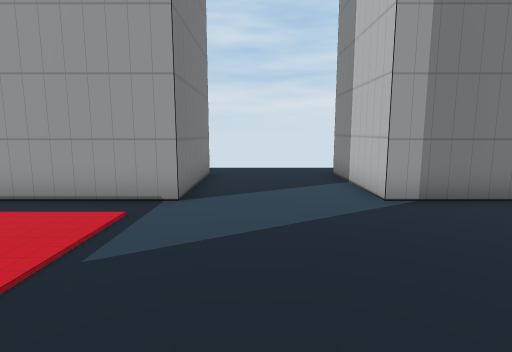
View 1 (above)

23 first-person views from a walk through a scene from a Unity 3-D project. The camera is 1.3 m above the floor, tilts 8° down and sees 80° across. Doors are open. The floor is counted in squares, 1 m on a side. Each view is taken from the middle of a square. On the plan, view 1 faces up. The plan holds only what a view shows up to about 14 squares ahead; the rest is blank. The place goes on beyond the plan. The player character is not drawn. Some animated figures are not drawn. Some surface patterns are stand-ins.

View 2
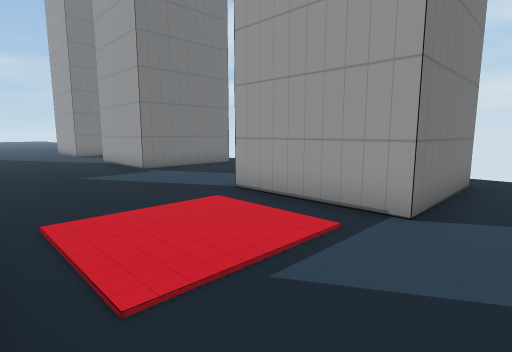

View 3
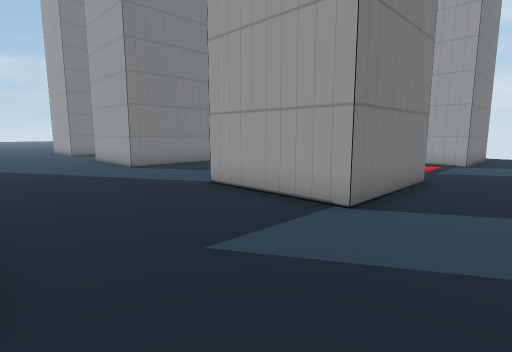

View 4
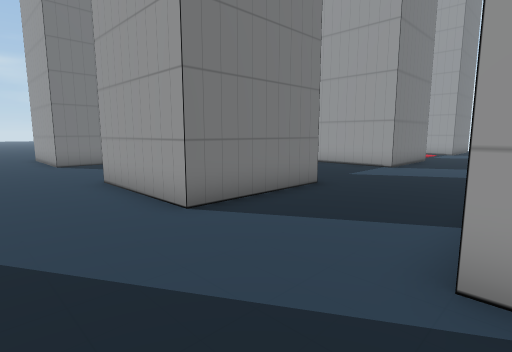

View 5
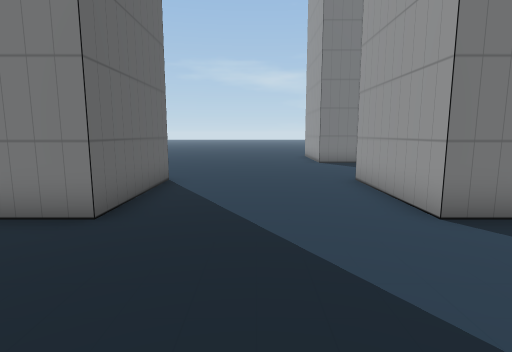

View 6
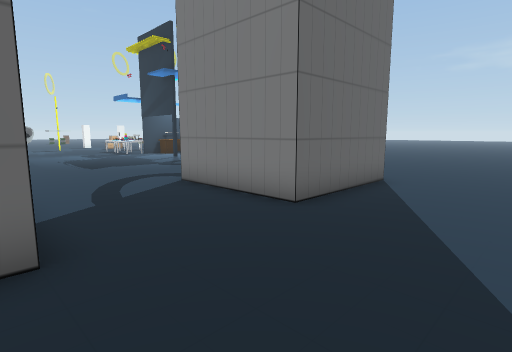

View 7
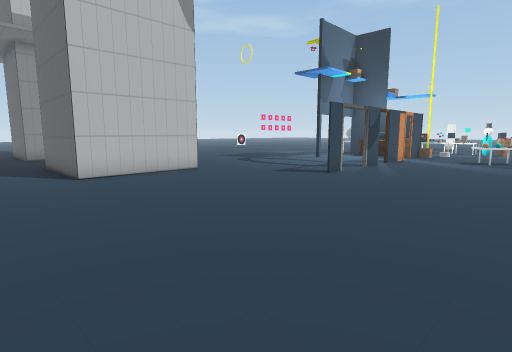

View 8
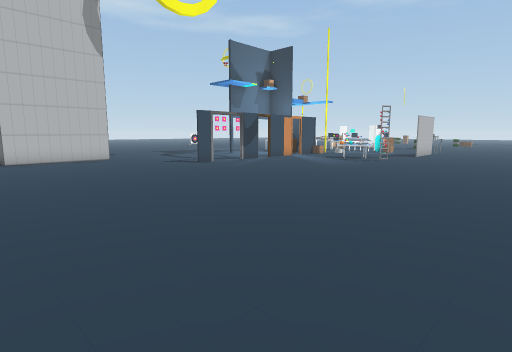

View 9
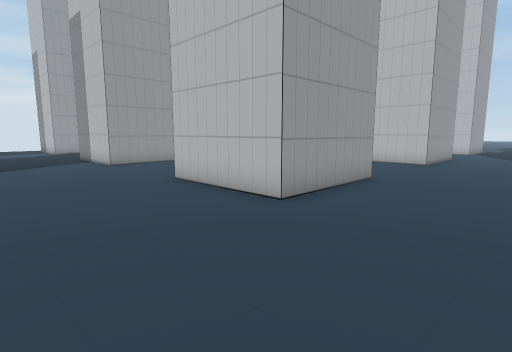

View 10
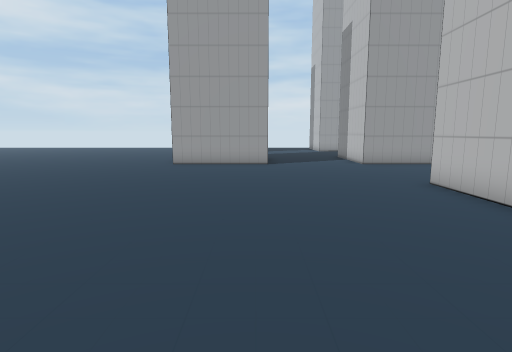

View 11
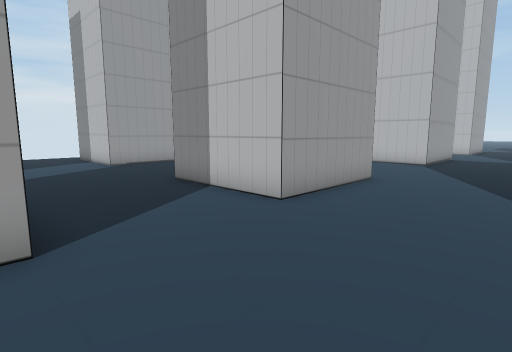

View 12
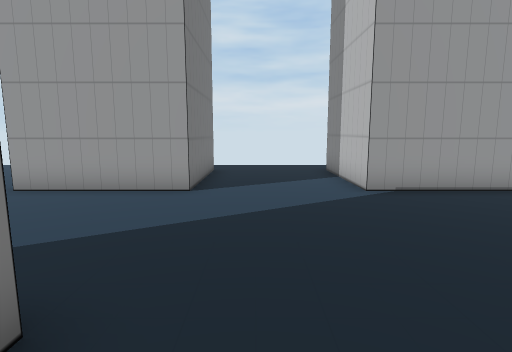

View 13
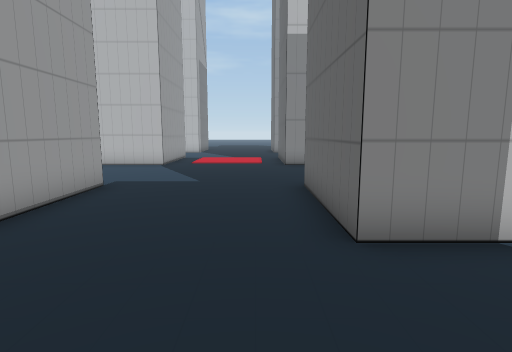

View 14
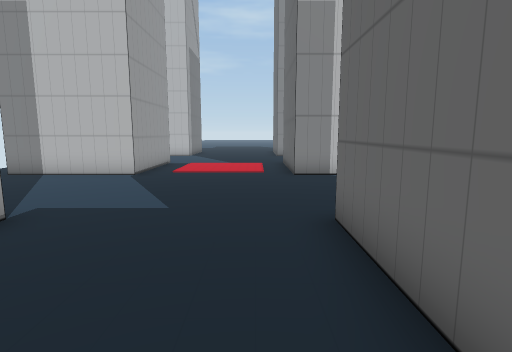

View 15
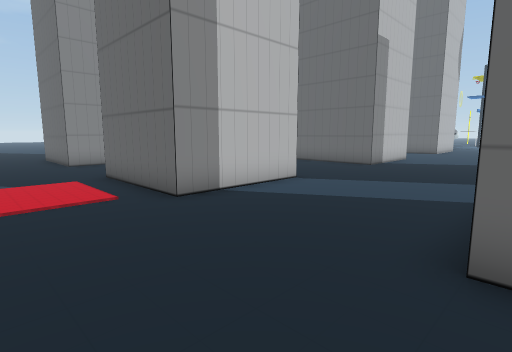

View 16
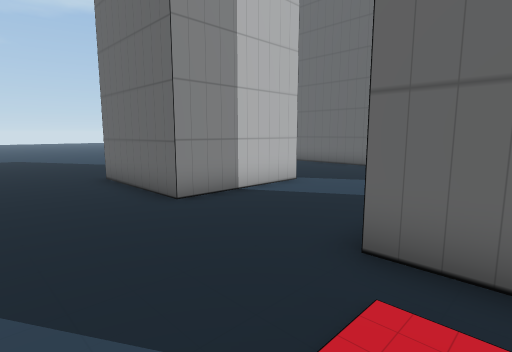

View 17
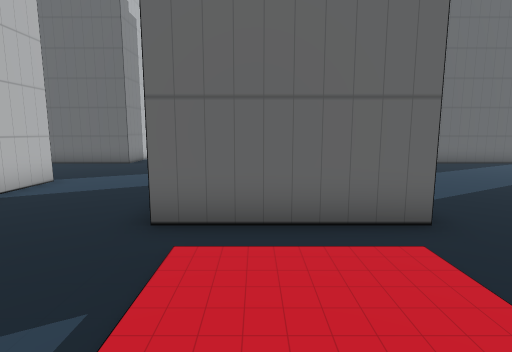

View 18
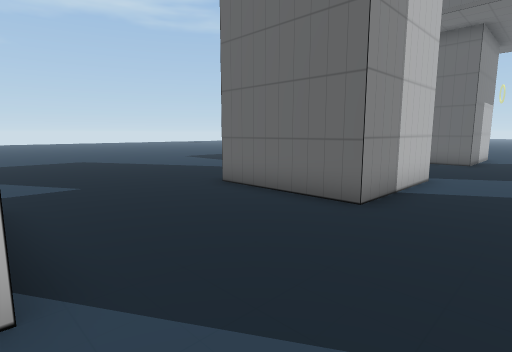

View 19
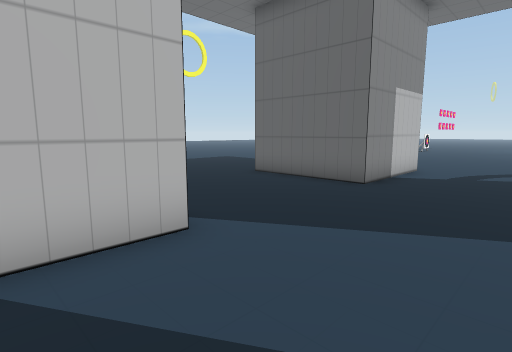

View 20
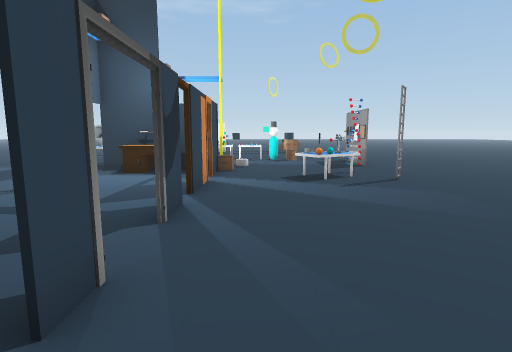

View 21
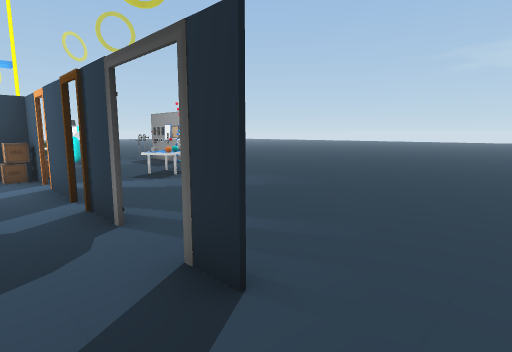

View 22
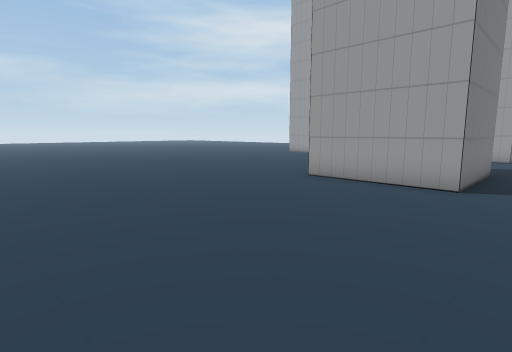

View 23
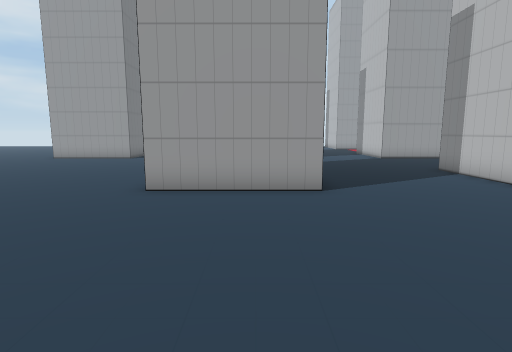

### Floor plan
Points are (right, up) in squares from view 1. A wall is a line through its corners. A room is listed if a view was taken in it or the views show most of it. See-through windows are left out.
Room 1 (views 1, 2, 3, 4, 5, 6, 7, 8, 9, 10, 11, 12, 13, 14, 15, 16, 17, 18, 19, 20, 21, 22, 23)
walls: (-10.5, -8.1) (-10.5, -12.2) (-14.5, -12.2) (-14.5, -8.1); (-14.1, -8.2) (-10.8, -8.2); (-5.5, -3.2) (-5.5, 0.8) (-1.5, 0.8) (-1.5, -3.2) (-5.5, -3.2); (-1.5, -8.1) (-1.5, -12.2) (-5.5, -12.2) (-5.5, -8.2) (-3.1, -8.2); (-10.5, 0.5) (-10.5, -3.2) (-14.5, -3.2) (-14.5, 0.8) (-10.5, 0.8); (-18.4, -3.2) (-21.5, -3.2); (2.5, -12.2) (2.5, -8.2) (6.5, -8.2); (2.5, -3.2) (2.5, 0.8) (6.5, 0.8); (-5.5, -21.5) (-5.5, -17.4) (-1.5, -17.4) (-1.5, -21.5); (-9.6, -24.6) (-9.6, -23.8); (2.5, -21.5) (2.5, -17.4) (6.5, -17.4); (-9.6, -27.6) (-9.6, -26.2); (-10.5, 9.9) (-10.5, 5.8) (-14.5, 5.8) (-14.5, 9.9); (-1.5, 9.9) (-1.5, 5.8) (-5.5, 5.8) (-5.5, 9.9); (5, 5.8) (2.5, 5.8) (2.5, 9.9); (-18.5, 9.9) (-18.5, 5.8) (-21.5, 5.8); (-9.6, -30.4) (-9.6, -28.4); (-9.6, -32.6) (-9.6, -31.1)
ways out: opening at (-3.3, -22.7); opening at (3, 11); open door at (-10, -31); open door at (-10, -28); open door at (-10, -25.5)
objects: other object (-15, -31); other object (-14, -32) to (-12, -30); other object (-13, -31)

Positions as (right, up) in squares from view 1, and headings:
1: (0, 0), facing up
2: (0, 1), facing up-left
3: (1, -8), facing up-left
4: (3, -15), facing up-left
5: (3, -15), facing left
6: (3, -14), facing down-left
7: (-15, -15), facing down-right
8: (-21, -16), facing down-right
9: (-19, -16), facing up-right
10: (-19, -16), facing up
11: (-19, -7), facing up-right
12: (-17, -1), facing up
13: (-18, 2), facing right
14: (-15, 2), facing right
15: (-11, 4), facing down-right
16: (-3, 4), facing down-right
17: (-3, 5), facing down
18: (0, -3), facing down-right
19: (-1, -10), facing down-right
20: (-11, -22), facing down
21: (-8, -22), facing down-left
22: (-9, -20), facing up-left
23: (-12, -19), facing up
